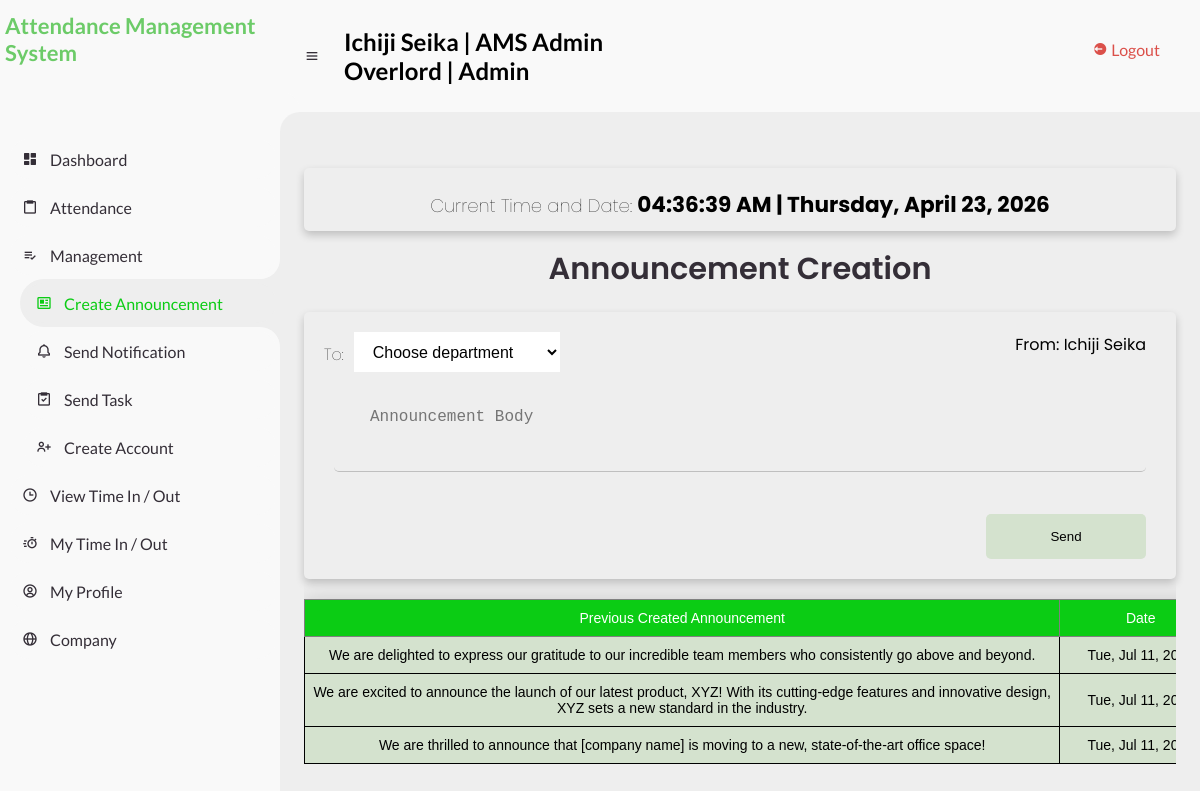
The app's page /create_anncmnt.php (signed in) with its own data.
### tables this page shows
CREATE TABLE `emp_info` (
  `id` int(11) NOT NULL,
  `name` varchar(255) NOT NULL,
  `department` enum('HR','Marketing','Accounting','IT','Admin', 'All') NOT NULL,
  `position` varchar(255) NOT NULL,
  `start_date` date NOT NULL,
  `work_days` varchar(255) NOT NULL,
  `work_hrs` varchar(255) NOT NULL
);

CREATE TABLE `announcement` (
  `id` int(11) NOT NULL,
  `date_created` date NOT NULL,
  `name` varchar(255) NOT NULL,
  `department` enum('HR','Marketing','Accounting','IT','Admin') NOT NULL,
  `body` TEXT NOT NULL
);

### create_anncmnt.php (the view, shortened to what this page needs)
<?php
    include 'connects.php';
    include_once('sidebar.php');
	$name = $_SESSION['username'];
    $position = $_SESSION['position'];
    if($position == "employee") {
        $query = "SELECT name, department, position, start_date, work_days, work_hrs FROM emp_info WHERE name='$name'";
    } else {
        $query = "SELECT name, department, position, start_date, hr_req, hr_ren, hr_left FROM int_info WHERE name='$name'";
    }
    $result = mysqli_query($conn, $query);
    $row = mysqli_fetch_assoc($result);
    $query2 = "SELECT id, date_created, name, department, body FROM announcement ORDER BY date_created DESC";
    $result2 = mysqli_query($conn, $query2);
    mysqli_data_seek($result2, 0);
?>
<html lang="en">
<head>
	<link href='https://unpkg.com/boxicons@2.0.9/css/boxicons.min.css' rel='stylesheet'>
    <link rel="stylesheet" href="css/create_anncmnt.css">
</head>
<body>
<?php include_once 'sidebar.php'; ?>
<section id="content">
    <nav>
    <i class='bx bx-menu' ></i>
        <h2><?php echo $_SESSION['username']; echo " | "; echo "AMS Admin"; echo "<br>";
        echo $row['position']; echo " | "; echo $row['department'];
        ?></h2>
        <li>
            <a href="logout.php" class="logout">
                <i class='bx bxs-log-out-circle' ></i>
                <span class="text">Logout</span>
            </a>
        </li>
    </nav>
    <main>
        <div class="input-box">
            <ul class="box-info">
                <div class="input-field">
                    <div class="date-time">
                        <h1>Current Time and Date: <span id="live-time"></span></h1>
                    </div>
                </div>
            </ul>
        </div>
        <div class="head-title">
            <div class="date-time left title">
                <h1>Announcement Creation</h1>
            </div>
        </div>
        <form action="add_anncmnt.php" method="POST">
            <div class="input-box">
                <ul class="box-info">
                    <div class="form-header">
                        <div class="selector">
                            <h4 style="padding-right: 10px">To:</h4>
                            <select id="dept" name="dept" required class="select-custom">
                                <option value="">Choose department</option>
                            </select><br>
                        </div>
                        <div class="input-field">
                            <?php
                                echo '<span>From: ' . $name. '</span>';
                            ?>
                        </div>
                    </div>
                    <div class="input-field wrapper">
                        <textarea type="text" class="input" id="body" name="body"
                        required
                        autocomplete="off"
                        rows="20"
                        maxlength="200"
                        placeholder="Announcement Body"
                        ></textarea>
                    </div>
                    <div class="send-btn">
                        <input type="submit" class="submit" value="Send">
                    </div>
                </ul>
            </div>
        </form>
        <div class="tg-wrap">
            <table style="width: 100%" class="tg">
                <tbody>
                    <tr>
                        <th class="tg-0pky column-name" style="width: 70%">Previous Created Announcement</th>
                        <th class="tg-0pky column-name">Date</th>
                    </tr>
                    <?php
                    while ($row2 = mysqli_fetch_assoc($result2)) {
                        $date = $row2['date_created'];
                        $formatted_date = date('D, M d, Y', strtotime($date));
                        echo "
                        <tr>
                            <td 'class='tg-0pky column-name'>" . $row2['body'] . "</td>
                            <td 'class='tg-0pky column-name'>" .  $formatted_date . "</td>
                            <td>
                                <a href='create_anncmnt.php?id=" . $row2['id'] ."' class='btn'> Send </a>
                            </td>
                        ";
                    }
                    ?>
                </tbody>
            </table>
        </div>
</section>
</body>
</html>

### css/send_notification.css (style rules this page uses)
* { margin: 0; padding: 0; box-sizing: border-box; }
.input-box { background-color: #eee; box-shadow: 0 4px 8px 0 rgba(0, 0, 0, 0.2); transition: 0.3s; border-radius: 5px; margin-top: 20px; padding: 20px; width: auto; box-sizing: border-box; padding-bottom: 10px; }
.send-btn { display: flex; justify-content: flex-end; }
.input-field { display: flex; flex-direction: column; position: relative; padding: 0 10px 0 10px; font-size: medium; }
.form-header { display: flex; align-content: space-between; justify-content: space-between; }
.input { height: 45px; width: 100%; background: transparent; border: none; border-bottom: 1px solid rgba(0, 0, 0, 0.2); outline: none; margin-bottom: 20px; color: #40414a; }
.submit { margin: 10px; border: none; outline: none; height: 45px; width: 160px; background: #D4E2CE; border-radius: 5px; transition: 0.4s; }
.select-custom { padding: 0 30px 0 15px; width: 100%; background-color: white; color: black; border: none; font-size: 16px; }
.selector { display:flex; }
table { margin-top: 20px; margin-left: auto; margin-right: auto; position: center; border-collapse: collapse; font-size: 0.9em; font-family: sans-serif; min-width: 1080px; max-width: 100%; width: fit-content; box-shadow: 0 0 20px rgba(0, 0, 0, 0.15); }
table th { padding: 22px 25px; text-align: center; }
table td { padding: 22px 25px; text-align: center; }
.wrapper textarea { width: 100%; height: 100px; padding: 2.25em; border-radius: 5px; border-color: #bfbfbf; outline: none; resize: none; font-size: 16px; margin-bottom: 2rem; }
.tg-wrap { border-collapse: collapse; border-spacing: 0; width: 100%; overflow-x: auto; overflow-y: scroll; max-height: 450px; }
.tg td { border-color: black; border-style: solid; border-width: 1px; font-family: Arial, sans-serif; font-size: 14px; padding: 10px 5px; word-break: normal; text-align: center; }
.tg th { border-color: black; border-style: solid; border-width: 1px; font-family: Arial, sans-serif; font-size: 14px; font-weight: normal; overflow: hidden; padding: 10px 5px; word-break: normal; text-align: center; }
.tg .tg-0pky { border-color: inherit; text-align: left; vertical-align: top; text-align: center; }
.column-name { width: 150px; word-break: normal; background-color: #0bcc14; color: white; font-size: 20px; }
td { background-color: #D4E2CE; }
.date-time { padding-left: auto; padding-right: auto; text-align: center; }
.title { margin-top: 15px; }
a { text-decoration: none; color: black; }
li { list-style: none; }
h4 { font-weight: lighter; margin-top: 10px; margin-bottom: 5px; }
:root { --poppins: "Poppins", sans-serif; --lato: "Lato", sans-serif; --light: #f9f9f9; --green: #0bcc14; --light-blue: #cfe8ff; --grey: #eee; --dark-grey: #aaaaaa; --dark: #342e37; --red: #db504a; --yellow: #ffce26; --light-yellow: #fff2c6; --orange: #fd7238; --light-orange: #ffe0d3; }
html { overflow-x: hidden; }
body { background: var(--grey); overflow-x: hidden; }
#content { position: relative; width: calc(100% - 280px); left: 280px; transition: 0.3s ease; }
#content nav { height: 14%; background: var(--light); padding: 0 24px; display: flex; align-items: center; grid-gap: 24px; font-family: var(--lato); position: sticky; top: 0; left: 0; z-index: 1000; }
#content nav::before { content: ""; position: absolute; width: 40px; height: 40px; bottom: -40px; left: 0; border-radius: 50%; box-shadow: -20px -20px 0 var(--light); }
#content nav a { color: var(--dark); }
#content nav .bx.bx-menu { cursor: pointer; color: var(--dark); }
#content main { width: 100%; padding: 36px 24px; font-family: var(--poppins); max-height: calc(100vh - 56px); overflow-y: auto; }
#content main .head-title { display: left; align-items: center; justify-content: space-between; grid-gap: 16px; flex-wrap: wrap; }
#content main .head-title .left h1 { font-size: 36px; font-weight: 600; margin-bottom: 10px; color: var(--dark); }
.logout { position: absolute; top: 40; right: 40; }
.logout i, .logout span { color: var(--red); }
.date-time h1 { font-weight: 1; font-size: large; }
.date-time span { font-weight: bold; font-size: larger; }
.left h1 { font-size: 190%!important; margin-top: 1%; }
.title { margin-top: 15px; width: 100%; }

### records on screen
emp_info: position "Overlord", department "Admin"
announcement: body "We are delighted to express our gratitude to our incredible team members who consistently go above and beyond.", date_created "Tue, Jul 11,…"
announcement: body "We are excited to announce the launch of our latest product, XYZ! With its cutting-edge features and innovative design, XYZ sets a new standard in the industry.", date_created "Tue, Jul 11,…"
announcement: body "We are thrilled to announce that [company name] is moving to a new, state-of-the-art office space!", date_created "Tue, Jul 11,…"

### other values on screen
$_SESSION['username'] "Ichiji Seika"
$name "Ichiji Seika"
